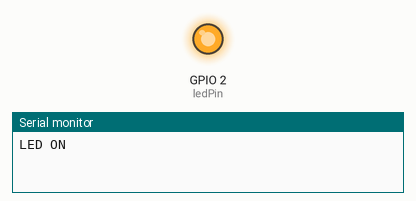
A sketch run on a simulated ESP32. On the bench: output pins drawn as LEDs (lit = HIGH), the last lines printed to the serial monitor.

Above: at 0.2 s.
At 7.7 s:
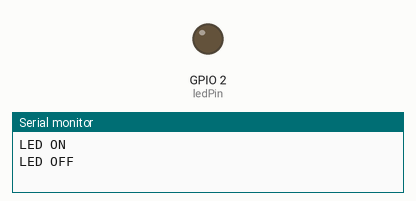
Timing chart, 0 to 11.4 s (numbered marks = the images above):
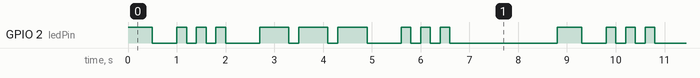

Measured:
- by itself, GPIO 2 (ledPin): repeats every 8.8 s: LOW 0.50 s, 2 × (HIGH 0.20 s, LOW 0.20 s), HIGH 0.20 s, LOW 0.70 s, 2 × (HIGH 0.60 s, LOW 0.20 s), HIGH 0.60 s, LOW 0.70 s, 2 × (HIGH 0.20 s, LOW 0.20 s), HIGH 0.20 s, LOW 2.2 s, HIGH 0.50 s
- by itself, everything shown: repeats every 8.8 s, in 20 steps

The sketch:

2.ino
```cpp
// 定义LED引脚，ESP32通常板载LED连接在GPIO 2
const int ledPin = 2;

void setup() {
  // 初始化串口通信，设置波特率为115200
  Serial.begin(115200);
  // 将LED引脚设置为输出模式
  pinMode(ledPin, OUTPUT);
}

void loop() {
  digitalWrite(ledPin, HIGH);  // 点亮LED
  Serial.println("LED ON");    // 串口输出提示
  delay(500);                 // 保持1秒（1000毫秒）

  digitalWrite(ledPin, LOW);   // 熄灭LED
  Serial.println("LED OFF");   // 串口输出提示
  delay(500);                 // 保持1秒
  // SOS 示例思路
// S: 短闪3次
for(int i=0; i<3; i++) { digitalWrite(ledPin, HIGH); delay(200); digitalWrite(ledPin, LOW); delay(200); }
delay(500); // 字母间隔
// O: 长闪3次
for(int i=0; i<3; i++) { digitalWrite(ledPin, HIGH); delay(600); digitalWrite(ledPin, LOW); delay(200); }
delay(500);
// S: 短闪3次
for(int i=0; i<3; i++) { digitalWrite(ledPin, HIGH); delay(200); digitalWrite(ledPin, LOW); delay(200); }
delay(2000); // 单词间隔
}
```
